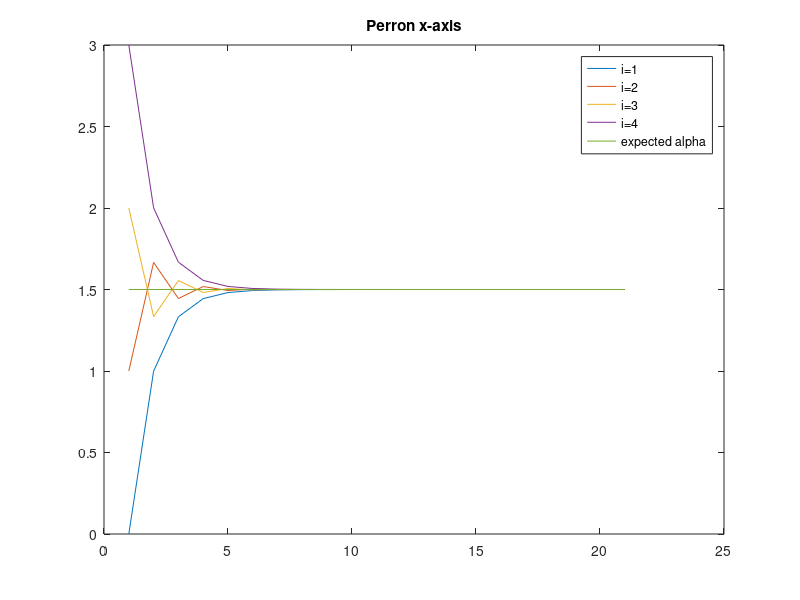
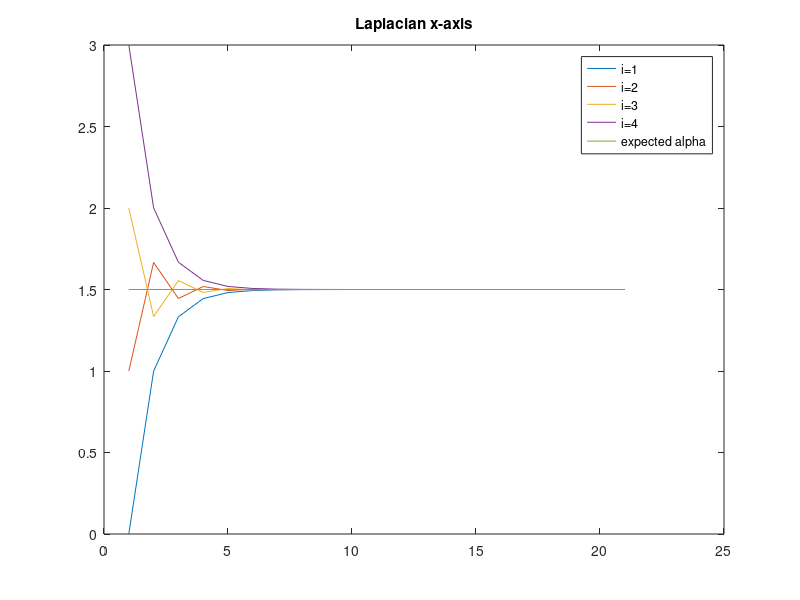
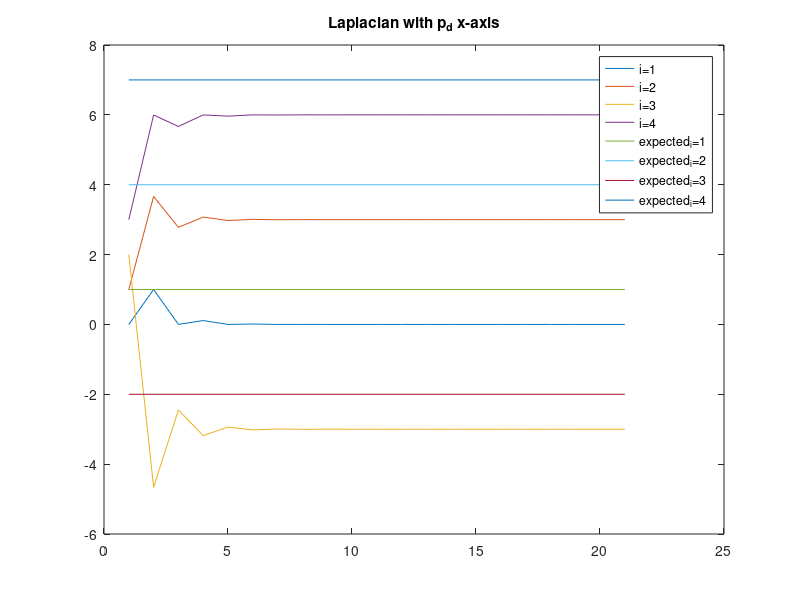

Write MATLAB code to recreate these figures, in order. (Note: this script raises an error after producing the figures.)
%% Drone dynamics setup
% Motors weigh 1kg
m_vec = [1, 1, 1, 1] %kg
m = sum(m_vec)

% Motors are at these coordinates from center of mass
diameter = 1;

l = [
    sqrt(2)/2,      sqrt(2)/2,   0
    -sqrt(2)/2,     sqrt(2)/2,   0
    -sqrt(2)/2,     -sqrt(2)/2,   0
    sqrt(2)/2,      -sqrt(2)/2,   0
]'

l = l * diameter/2;

% Inertial tensor of quadcopter is then
I_xx = 0;
I_yy = 0;
I_zz = 0;
for i=1:4
    I_xx = I_xx + (l(2,i)^2)*m_vec(i);
    I_yy = I_yy + (l(1,i)^2)*m_vec(i);
    I_zz = I_zz + (l(1,i)^2 + l(2,i)^2)*m_vec(i);
end
I_C = diag([I_xx,I_yy,I_zz])


M_RB = [
    m*eye(3)     zeros(3)
    zeros(3)          I_C
]

% Gravity
g = 9.82;
F_e_g = [0; 0; g]*m; % m/s

% PID parameters
thrust_max = 5*(m*g);
v_angle_in_max = 60;
angle_outer_max = 60;

out_P = 20;
out_I = 0;
out_D = 50;

in_thrust_P = 10;
in_thrust_I = 0;
in_thrust_D = 30;

in_P = 20;
in_I = 0;
in_D = 20;

%% Swarm dynamics 1D
disp("------------------")

% Defining vertice vector V
%V = [1,2,3,4]
%V = 1:4 %W/o fix-agent
V = 1:4;

%Starting x-values for drones in swarm
%x_0 = [0, 1, 2, 3]'
%x_0 = [0, 3, 2, 1,-1,-2,-3,-3]'
p_0 = [0, 1, 2, 3, 0]'; %Fix-agent
p_0 = p_0(V)

%Defining desired displacements p_d
p_d = [1,4,-2,7,0]';
p_d = p_d(V)

%x_d = [1,4,-2,7,10,3,-4,6]'

%Desired fix-agent
fix = false;


R_min = 2; %Dist between drones in m

%Define edges using R_min distance between vertices
E = {};
for i = V
    for j = V
        if not(i == j) && norm(p_0(i,:) - p_0(j,:)) <= R_min
            E{end+1} = [i,j];
        end
    end
end
E

%Use found edges to find adjecency matrix
A = zeros(length(V));
if fix
for i = V
    if i == length(V) %Meaning this is the fix-agent
        A(i,j) = 0;
    else
        for j = V
            if j == length(V)
                A(i,j) = 1;
            end
            for val = E
                if isequal(val, {[i,j]})
                    A(i,j) = 1;
                    break
                end
            end
        end
    end
end
else
for i = V
    for j = V
        for val = E
            if isequal(val, {[i,j]})
                A(i,j) = 1;
                break
            end
        end
    end
end
end

A

% Defining neighbors N
N = {};
for i = V
    N(i) = {find(not(A(i,:)==0))};
end
N

% Defining graph G
G = {V,E}

% Defining degree matrix D
D = zeros(length(V));
for i = V
    for j = V
        if not(i==j)
            D(i,i) = D(i,i) + A(i,j);
        end
    end
end
D

% Defnining graph Laplacian L
L = D-A

% check row-sum is equal to zero
rowSums = sum(L,2)

% Define eigenvector of *1* v
v = ones(length(L),1)

% Test result of L*v=lambda*v, which should then give zero
shouldBeZero = L*v

% Test result of L*v=lambda*v, which should also then give zero
shouldBeZero = v'*L

% Then Perron can be defined
delta = max(diag(D))
str = "Epsilon can be (" + 0 + "," + 1/delta + "]";
disp(str)
epsilon = 1/delta*0.999 % This value should be (0,delta^-1)
%epsilon = 0.1
P = eye(length(L)) - epsilon*L
% Alternative Perron definition
%P = ((eye(length(D))+D)^-1) * (eye(length(A)) + A)

% Check Perron matrix is defined correctly
disp("A correct Perron matrix should give 1 when multiplied by egeinvector with ones")
P*ones(length(L),1)

% check row-sum is equal to one
rowSums = sum(P,2)

% check col-sum is equal to one
colSums = sum(P,1)

disp("Eigenvalues(d) and eigenvectors(v) of L")
[v_L,d_L] = eig(L)
disp("Eigenvalues(d) and eigenvectors(v) of P")
[v_P,d_P] = eig(P)
suppused_eigenvalues_for_P = 1-epsilon*diag(d_L)

suppused_eigenvalues_for_P = 1-diag(D)/delta

% Testing convergence

% Expected Decision (balanced)
alpha_expected = sum(p_0,1)/length(p_0)

figure
p = p_0;
x_hist = [p];
loops = 20;
for t=1:loops
    p = P*(p);
    x_hist = [x_hist,p];
end
plot(1:length(x_hist),x_hist',[1,loops+1],[alpha_expected(1),alpha_expected(1)])
legends = cellstr(num2str(V', 'i=%-d'));
legends{end+1} = "expected alpha";
legend(legends)
title("Perron x-axis")

expected_distances_x = zeros(length(p_d));
for i=1:length(p_d)
    for j=1:length(p_d)
        expected_distances_x(i,j) = p_d(i) - p_d(j);
    end
end
expected_distances_x

final_distances_P_x = zeros(length(p));
for i=1:length(p)
    for j=1:length(p)
        final_distances_P_x(i,j) = p(i) - p(j);
    end
end
final_distances_P_x

figure
p = p_0;
x_hist = [p];
loops = 20;
delta_time = epsilon;
for t=1:loops
    p_dot = -L*(p);
    p = p + p_dot * delta_time;
    x_hist = [x_hist,p];
end
plot(1:length(x_hist),x_hist',[1,loops+1],[alpha_expected(1),alpha_expected(1)])
legends = cellstr(num2str(V', 'i=%-d'));
legends{end+1} = "expected alpha";
legend(legends);
title("Laplacian x-axis")

final_distances_L_x = zeros(length(p));
for i=1:length(p)
    for j=1:length(p)
        final_distances_L_x(i,j) = p(i) - p(j);
    end
end
final_distances_L_x

figure
p = p_0;
x_hist = [p];
loops = 20;
for t=1:loops
    p_dot = -L*(p-p_d);
    p = p + p_dot * delta_time;
    x_hist = [x_hist,p];
end
plot(1:length(x_hist),x_hist',[1,length(x_hist)],[p_d,p_d])
legends = cellstr(num2str(V', 'i=%-d'));
legends = cat(1,legends,cellstr(num2str(V', 'expected_i=%-d')));
legend(legends)
title("Laplacian with p_d x-axis")

final_distances_L_w_desired_values_x = zeros(length(p));
for i=1:length(p)
    for j=1:length(p)
        final_distances_L_w_desired_values_x(i,j) = p(i) - p(j);
    end
end
final_distances_L_w_desired_values_x

%%Compare simulink output with matlab output

expected_distances_x

final_distances_L_w_desired_values_x

sim_lastx = simout_x(end,:)';
sim_distances = zeros(length(p));
for i=1:length(p)
    for j=1:length(p)
        sim_distances(i,j) = sim_lastx(i) - sim_lastx(j);
    end
end
sim_distances

%Is the fix-agent actually fixed? (yes)
agent_fixed = max(simout_x(:,end)) == min(simout_x(:,end)) 

%% Swarm dynamics 2D
disp("------------------")

% Defining vertice vector V
%V = [1,2,3,4]
%V = 1:4 %W/o fix-agent
V = 1:6

%Weights for Func_1 and Func_2
r_m = 2.2; % m  distance between drones
w_1 = 6;
w_2 = 1.05*sqrt(3*w_1^2)/abs(atan(-r_m^2)-atan(pi^2));
w = w_1/10;

%Starting x-values for drones in swarm
p_0 = [10,5,-8,-5,8,0;
       5,-5,5,-13,8,0]' %Fix-agent
p_0 = p_0(V,:)

%Defining desired displacements p_d
p_d = [1,4,-2,7, 9,0;
       0,0,0,0, 0,0]'
p_d = p_d(V,:)

%Desired fix-agent
fix = true;


R_min = 100; %Dist between drones in m

%Define edges using R_min distance between vertices
E = {};
for i = V
    for j = V
        if not(i == j) && norm(p_0(i,:) - p_0(j,:)) <= R_min
            E{end+1} = [i,j];           
        end
    end
end
E

%Use found edges to find adjecency matrix
A = zeros(length(V));
if fix
for i = V
    if i == length(V) %Meaning this is the fix-agent
        A(i,j) = 0;
    
    else
        for j = V
            if j == length(V)
                A(i,j) = 1;
            end
            for val = E
                if isequal(val, {[i,j]})
                    A(i,j) = 1;
                    break
                end
            end
        end
    end
end
else
for i = V
    for j = V
        for val = E
            if isequal(val, {[i,j]})
                A(i,j) = 1;
                break
            end
        end
    end
end
end

A

% Defining neighbors N
N = {};
for i = V
    N(i) = {find(not(A(i,:)==0))};
end
N

% Defining graph G
G = {V,E}

% Defining degree matrix D
D = zeros(length(V));
for i = V
    for j = V
        if not(i==j)
            D(i,i) = D(i,i) + A(i,j);
        end
    end
end
D

% Defnining graph Laplacian L
L = D-A

% check row-sum is equal to zero
rowSums = sum(L,2)

% Define eigenvector of *1* v
v = ones(length(L),1)

% Test result of L*v=lambda*v, which should then give zero
shouldBeZero = L*v

% Test result of L*v=lambda*v, which should also then give zero
shouldBeZero = v'*L

% Then Perron can be defined
delta = max(diag(D))
str = "Epsilon can be (" + 0 + "," + 1/delta + "]";
disp(str)
epsilon = 1/delta*0.999 % This value should be (0,delta^-1)
%epsilon = 0.1
P = eye(length(L)) - epsilon*L
% Alternative Perron definition
%P = ((eye(length(D))+D)^-1) * (eye(length(A)) + A)

% Check Perron matrix is defined correctly
disp("A correct Perron matrix should give 1 when multiplied by egeinvector with ones")
P*ones(length(L),1)

% check row-sum is equal to one
rowSums = sum(P,2)

% check col-sum is equal to one
colSums = sum(P,1)

disp("Eigenvalues(d) and eigenvectors(v) of L")
[v_L,d_L] = eig(L)
disp("Eigenvalues(d) and eigenvectors(v) of P")
[v_P,d_P] = eig(P)
suppused_eigenvalues_for_P = 1-epsilon*diag(d_L)

% Testing convergence

% Expected Decision (balanced)
alpha_expected = sum(p_0,1)/size(p_0,1)

figure
p = p_0(1:length(V),:)
x_hist = [p(:,1)];
y_hist = [p(:,2)];
loops = 20;
for t=1:loops
    p = P*(p);
    x_hist = [x_hist,p(:,1)];
    y_hist = [y_hist,p(:,2)];
end
plot(1:length(x_hist),x_hist, ...
    1:length(y_hist),y_hist, ...
    [1,loops+1],[alpha_expected(1),alpha_expected(1)])
legends = cellstr(num2str(V', 'ix=%-d'));
legends = cat(1,legends,cellstr(num2str(V', 'iy=%-d')));
legends{end+1} = "expected alpha";
legend(legends)
title("Perron 2D")

expected_distances_x = zeros(length(p_d));
expected_distances_y = zeros(length(p_d));
for i=1:length(p_d)
    for j=1:length(p_d)
        expected_distances_x(i,j) = p_d(i,1) - p_d(j,1);
        expected_distances_y(i,j) = p_d(i,2) - p_d(j,2);
    end
end
expected_distances_x
expected_distances_y

final_distances_P_x = zeros(length(p));
final_distances_P_y = zeros(length(p));
for i=1:length(p)
    for j=1:length(p)
        final_distances_P_x(i,j) = p(i,1) - p(j,1);
        final_distances_P_y(i,j) = p(i,2) - p(j,2);
    end
end
final_distances_P_x
final_distances_P_y

figure
p = p_0;
x_hist = [p(:,1)];
y_hist = [p(:,2)];
loops = 20;
delta_time = epsilon;
for t=1:loops
    p_dot = -L*(p);
    p = p + p_dot * delta_time;
    x_hist = [x_hist,p(:,1)];
    y_hist = [y_hist,p(:,2)];
end
plot(1:length(x_hist),x_hist, ...
    1:length(y_hist),y_hist, ...
    [1,loops+1],[alpha_expected(1),alpha_expected(1)])
legends = cellstr(num2str(V', 'ix=%-d'));
legends = cat(1,legends,cellstr(num2str(V', 'iy=%-d')));
legends{end+1} = "expected alpha";
legend(legends)
title("Laplacian 2D")


final_distances_L_x = zeros(length(p));
final_distances_L_y = zeros(length(p));
for i=1:length(p)
    for j=1:length(p)
        final_distances_L_x(i,j) = p(i,1) - p(j,1);
        final_distances_L_y(i,j) = p(i,2) - p(j,2);
    end
end
final_distances_L_x
final_distances_L_y

figure
p = p_0;
x_hist = [p(:,1)];
y_hist = [p(:,2)];
loops = 20;
delta_time = epsilon;
for t=1:loops
    p_dot = -L*(p-p_d);
    p = p + p_dot * delta_time;
    x_hist = [x_hist,p(:,1)];
    y_hist = [y_hist,p(:,2)];
end
plot(1:length(x_hist),x_hist' ...
    ,1:length(y_hist),y_hist' ...
    ,[1,length(x_hist)],[p_d(:,1),p_d(:,1)] ...
    ,[1,length(y_hist)],[p_d(:,2),p_d(:,2)])
legends = cellstr(num2str(V', 'ix=%-d'));
legends = cat(1,legends,cellstr(num2str(V', 'iy=%-d')));
legends = cat(1,legends,cellstr(num2str(V', 'expected_ix=%-d')));
legends = cat(1,legends,cellstr(num2str(V', 'expected_iy=%-d')));
legend(legends)
title("Laplacian with p_d 2D")

final_distances_L_w_desired_values_x = zeros(length(p));
final_distances_L_w_desired_values_y = zeros(length(p));
for i=1:length(p)
    for j=1:length(p)
        final_distances_L_w_desired_values_x(i,j) = p(i,1) - p(j,1);
        final_distances_L_w_desired_values_y(i,j) = p(i,2) - p(j,2);
    end
end
final_distances_L_w_desired_values_x
final_distances_L_w_desired_values_y

%% Compare simulink output with matlab output 2D

expected_distances_x
final_distances_L_w_desired_values_x

sim_last = simout_x(end-3:end,:)
sim_distances_x = zeros(length(V));
sim_distances_y = zeros(length(V));
for i=V
    for j=V
        sim_distances_x(i,j) = sim_last(i,1) - sim_last(j,1);
        sim_distances_y(i,j) = sim_last(i,2) - sim_last(j,2);
    end
end
sim_distances_x

expected_distances_y

final_distances_L_w_desired_values_y

sim_distances_y

%Is the fix-agent actually fixed?
agent_fixed = max(simout_x(:,end)) == min(simout_x(:,end)) 

%% Swarm dynamics 2D with dynamic Laplacian
disp("----------------")
% Defining vertice vector V
%V = 1:4 %W/o fix-agent
V = 1:6

%Weights for Func_1 and Func_2
r_m = 2.2; % m  distance between drones
w_1 = 6;
w_2 = 1.05*sqrt(3*w_1^2)/abs(atan(-r_m^2)-atan(pi^2))
w = 0.6;
R_c = 3; % m communication distance between drones for collision avoidance

w_2_with_h = 1.05*(1/1.5)*sqrt(3*w_1^2)/abs(atan(-r_m^2)-atan(pi^2))

%Starting x-values for drones in swarm
p_0 = [5,5,-8,5,8,0;
       10,-5,5,-13,8,0]' %Fix-agent
p_0 = p_0(V,:)

%Defining desired displacements p_d
p_d = [1,4,-2,7, 9,0;
       0,0,0,0, 0,0]'
p_d = p_d(V,:)

p = p_0
p_len = size(p,1);
drone_len = p_len-using_fixed_agent; % Without fixed agent

% Defining code for simulink usage
using_fixed_agent = 0
fully_connected = 1
recieving_agents = [1,1,1,1,1,0]
sending_agents = [1,1,1,1,1,0]
disabled_edges = zeros(p_len)
disabled_edges(1:4,6) = 0
k_nearest = 1
communication_distance = 0
balanced = 1

% Define the edge list
(drone_len-1)*(drone_len)
% Define the edge list
E = zeros((drone_len-1)*(drone_len),2);
R = zeros(drone_len ,drone_len);
num_edges = 1;
if fully_connected
    for i=1:drone_len 
        for j = 1:drone_len 
            if not(i == j)
                E(num_edges,:) = [i,j];
                num_edges = num_edges + 1;
            end
        end
    end
elseif communication_distance > 0
    % Define edges using min distance between vertices
    % Get min distance from drone i to all other drones
    for i=1:drone_len 
        for j=1:drone_len 
            if not(i == j)
                R(i,j) = norm(p(i,:) - p(j,:));
            else
                R(i,j) = inf;
            end
        end
    end
    R_min = mink(R,k_nearest,1);
    for i=1:drone_len 
        num_conn = 0;
        for j = 1:drone_len 
            if num_conn >= k_nearest
                break
            end
            if not(i == j) && R(i,j) <= R_min(k_nearest,i) && R(i,j) <= communication_distance
                num_conn = num_conn + 1;
                E(num_edges,:) = [i,j];
                num_edges = num_edges + 1;
                if balanced
                    E(num_edges,:) = [j,i];
                    num_edges = num_edges + 1;
                end
            end
        end
    end
else
    % Define edges using min distance between vertices
    % Get min distance from drone i to all other drones
    for i=1:drone_len 
        for j=1:drone_len 
            if not(i == j)
                R(i,j) = norm(p(i,:) - p(j,:));
            else
                R(i,j) = inf;
            end
        end
    end
    R_min = mink(R,k_nearest,1);
    for i=1:drone_len 
        num_conn = 0;
        for j = 1:drone_len 
            if num_conn >= k_nearest
                break
            end
            if not(i == j) && R(i,j) <= R_min(k_nearest,i)
                num_conn = num_conn + 1;
                E(num_edges,:) = [i,j];
                num_edges = num_edges + 1;
                if balanced
                    E(num_edges,:) = [j,i];
                    num_edges = num_edges + 1;
                end
            end
        end
    end
end
E

% Define adjacancy matrix A based on these edges
A = zeros(p_len);
if using_fixed_agent
    for i=1:p_len
        if i == p_len %Meaning this is the fix-agent
            A(i,:) = 0;
        else
            for j = 1:p_len
                if j == p_len
                    A(i,j) = 1;
                end
                for edge = 1:(num_edges-1)
                    edge_vals = E(edge,:);
                    A(edge_vals(1),edge_vals(2)) = 1;
                end
            end
        end
    end
else
    for edge = 1:(num_edges-1)
        edge_vals = E(edge,:);
        A(edge_vals(1),edge_vals(2)) = 1;
    end
end
A

% Defining degree matrix D
D = zeros(p_len);
for i=1:p_len
    for j=1:p_len
        if not(i==j)
            D(i,i) = D(i,i) + A(i,j);
        end
    end
end
D

% Defnining graph Laplacian L
L = D-A

% check row-sum is equal to zero
rowSums = sum(L,2)

% Define eigenvector of *1* v
v = ones(length(L),1)

% Test result of L*v=lambda*v, 
% which should then give zero as per definition (Murray page 6)
shouldBeZero = L*v

% Test result of L*v=lambda*v, 
% which should also then give zero if the graph is balanced (Murray page 7)
% It will not be balanced with the (fix agent)
shouldBeZero = v'*L

% Then Perron can be defined
delta = max(diag(D))
str = "Epsilon can be (" + 0 + "," + 1/delta + "]";
disp(str)
epsilon = 1/delta*0.999 % This value should be (0,delta^-1)
%epsilon = 0.1
P = eye(length(L)) - epsilon*L

% Testing convergence

% Expected Decision (balanced)
alpha_expected = sum(p,1)/size(p,1)

p = p_0;
x_hist = [p(:,1)];
y_hist = [p(:,2)];
loops = 20;
delta_time = epsilon;
for t=1:loops
    p_dot = -L*(p);
    p = p + p_dot * delta_time;
    x_hist = [x_hist,p(:,1)];
    y_hist = [y_hist,p(:,2)];
end
figure
plot(1:length(x_hist),x_hist, ...
    [1,loops+1],[alpha_expected(1),alpha_expected(1)])
legends = cellstr(num2str(V', 'ix=%-d'));
legends{end+1} = "expected alpha x";
legend(legends)
title("Laplacian 2D x")
figure
plot(1:length(y_hist),y_hist, ...
    [1,loops+1],[alpha_expected(2),alpha_expected(2)])
legends = cellstr(num2str(V', 'iy=%-d'));
legends{end+1} = "expected alpha y";
legend(legends)
title("Laplacian 2D y")

% Removing disconnected agents
% remove the ones that stopped recieving
for i=1:p_len
    if recieving_agents(i) == 0
        A(i,:) = 0;
    end
end
% remove the onse that stopped sending
for j=1:p_len
    if sending_agents(j) == 0
        A(:,j) = 0;
    end
end
% remove the edges that are not allowed
A = A.*(ones(p_len)-disabled_edges);
A

% Defining degree matrix D
D = zeros(p_len);
for i=1:p_len
    for j=1:p_len
        if not(i==j)
            D(i,i) = D(i,i) + A(i,j);
        end
    end
end
D

% Defnining graph Laplacian L
L = D-A

% check row-sum is equal to zero
rowSums = sum(L,2)

% Define eigenvector of *1* v
v = ones(length(L),1)

% Test result of L*v=lambda*v, 
% which should then give zero as per definition (Murray page 6)
shouldBeZero = L*v

% Test result of L*v=lambda*v, 
% which should also then give zero if the graph is balanced (Murray page 7)
% It will not be balanced with the (fix agent)
shouldBeZero = v'*L

% Then Perron can be defined
delta = max(diag(D))
str = "Epsilon can be (" + 0 + "," + 1/delta + "]";
disp(str)
epsilon = 1/delta*0.999 % This value should be (0,delta^-1)
%epsilon = 0.1
P = eye(length(L)) - epsilon*L

% Testing convergence

% Expected Decision (balanced)
alpha_expected = sum(p_0,1)/size(p_0,1)

p = p_0;
x_hist = [p(:,1)];
y_hist = [p(:,2)];
loops = 20;
delta_time = epsilon;
for t=1:loops
    p_dot = -L*(p);
    p = p + p_dot * delta_time;
    x_hist = [x_hist,p(:,1)];
    y_hist = [y_hist,p(:,2)];
end
figure
plot(1:length(x_hist),x_hist, ...
    [1,loops+1],[alpha_expected(1),alpha_expected(1)])
legends = cellstr(num2str(V', 'ix=%-d'));
legends{end+1} = "expected alpha x";
legend(legends)
title("Laplacian 2D x removed drones")
figure
plot(1:length(y_hist),y_hist, ...
    [1,loops+1],[alpha_expected(2),alpha_expected(2)])
legends = cellstr(num2str(V', 'iy=%-d'));
legends{end+1} = "expected alpha y";
legend(legends)
title("Laplacian 2D y removed drones")

%% Collision avoidance with falied transmission
%inputs
p
w_2
r_m
R_c
recieving_agents = [1,1,1,1,1]
sending_agents = [1,1,1,1,1]

n_drones = size(p,1) -1
n_dim = size(p,2)

p_dot_2 = zeros(n_drones + 1,n_dim);
dist = zeros(n_drones + 1,1);


for i = 1:(n_drones)
    if not(recieving_agents(i))
        continue
    end
    for j = 1:(n_drones)
        if not(i == j) && sending_agents(j)
            d_ij = sqrt((p(i,1)-p(j,1))^2+(p(i,2)-p(j,2))^2);
            dist(i) = d_ij;
            if d_ij < R_c
                p_dot_2(i,:) = p_dot_2(i,:) + w_2*(atan2(d_ij^2-r_m^2,1) - atan2(d_ij^2+pi^2,1))*(p(i,:)-p(j,:))/d_ij; 
            end
        end
    end
end
p_dot_2